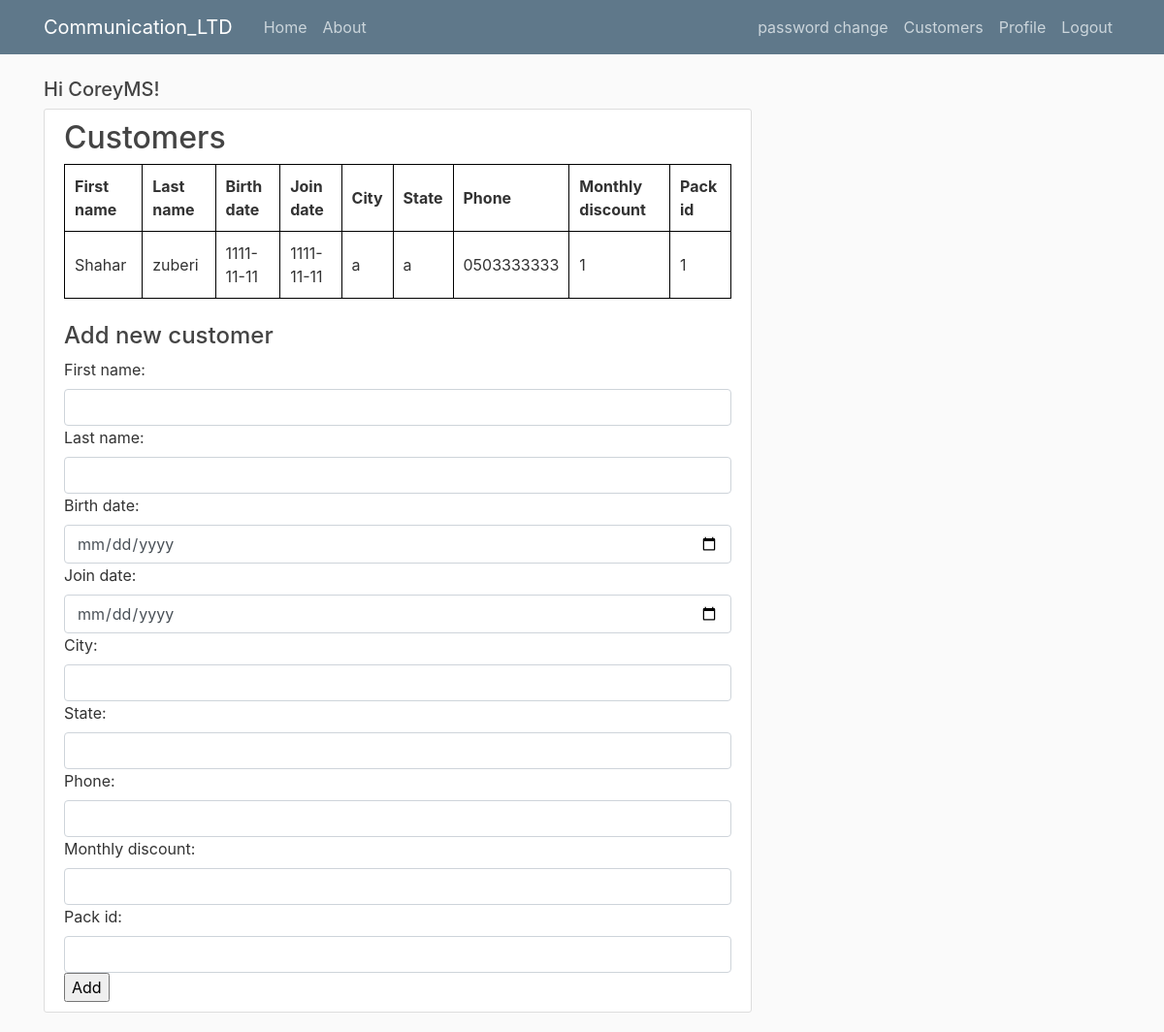
The page /customers/ (signed in) on the database its author committed.
### users/models.py (models this page shows, shortened)
class Customer(models.Model):
    first_name = models.CharField(max_length=100)
    last_name = models.CharField(max_length=100)
    birth_date = models.CharField(max_length=100)
    join_date = models.CharField(max_length=100)
    city = models.CharField(max_length=100)
    state = models.CharField(max_length=100)
    phone = models.CharField(max_length=100)
    monthly_discount = models.IntegerField()
    pack_id = models.IntegerField()

### users/views.py (the view)
# urls.py: path('', user_views.customers, name='blog-home'),
@login_required()
def customers(request):
    if request.method == 'POST':        # If user added new customer
        form = CustomerRegistrationForm(request.POST)
        if form.is_valid():
            new_customer =  Customer(   first_name = form.cleaned_data['first_name'],
                                        last_name = form.cleaned_data['last_name'],
                                        birth_date = form.cleaned_data['birth_date'],
                                        join_date = form.cleaned_data['join_date'],
                                        city = form.cleaned_data['city'],
                                        state = form.cleaned_data['state'],
                                        phone = form.cleaned_data['phone'],
                                        monthly_discount = form.cleaned_data['monthly_discount'],
                                        pack_id = form.cleaned_data['pack_id'])
            new_customer.save()
            form = CustomerRegistrationForm()
    else:        # If user just opened the customers page - we give him an empty page
        form = CustomerRegistrationForm()
    list_of_customers = Customer.objects.all()
    return render(request, 'users/customers.html', {'customers': list_of_customers, 'form': form})

### users/forms.py (shortened to what this page needs)
class CustomerRegistrationForm(forms.Form):
    first_name = forms.CharField(max_length=100)
    last_name = forms.CharField(max_length=100)
    birth_date = forms.CharField(max_length=100)# TODO: Replace with date format + migrate
    join_date = forms.CharField(max_length=100)
    city = forms.CharField(max_length=100)
    state = forms.CharField(max_length=100)
    phone = forms.CharField(max_length=100) # TODO: Check with Regular expression the format of phone
    monthly_discount = forms.IntegerField()
    pack_id = forms.IntegerField()

### users/templates/users/customers.html (shortened to what this page needs)
{% extends "blog/base.html" %}
{% load crispy_forms_tags %}
{% block content %}
<h5>Hi {{ user.username }}! </h5>
    <div class="content-section">
        <h2>Customers</h2>
        <table>
            <tr>
                <th>First name</th>
                <th>Last name</th>
                <th>Birth date</th>
                <th>Join date</th>
                <th>City</th>
                <th>State</th>
                <th>Phone</th>
                <th>Monthly discount</th>
                <th>Pack id</th>
              </tr>
        {% for customer in customers %}
            <tr>
                <td>{{ customer.first_name }}</td>
                <td>{{ customer.last_name }}</td>
                <td>{{ customer.birth_date }}</td>
                <td>{{ customer.join_date }}</td>
                <td>{{ customer.city }}</td>
                <td>{{ customer.state }}</td>
                <td>{{ customer.phone }}</td>
                <td>{{ customer.monthly_discount }}</td>
                <td>{{ customer.pack_id }}</td>
            </tr>
        {% endfor %}
        </table>
        <h4>Add new customer</h4>
        <form method="post">
            {% if 'first_name' in form.errors.keys %}
            <label>First name: </label><label style="color:red">{{ form.first_name.errors }}</label>
            {% else %}
            <label>First name: </label>
            {% endif %}
            <input type="text" name="first_name" value="{{form.first_name.value|default_if_none:''}}" class="textinput textInput form-control"/>
            {% if 'last_name' in form.errors.keys %}
            <label>Last name: </label><label style="color:red">{{ form.last_name.errors }}</label>
            {% else %}
            <label>Last name: </label>
            {% endif %}
            <input type="text" name="last_name" value="{{form.last_name.value|default_if_none:''}}" class="textinput textInput form-control"/>
            {% if 'birth_date' in form.errors.keys %}
            <label>Birth date: </label><label style="color:red">{{ form.birth_date.errors }}</label>
            {% else %}
            <label>Birth date: </label>
            {% endif %}
            <input type="date" name="birth_date" value="{{form.birth_date.value|default_if_none:''}}" class="textinput textInput form-control"/>
            {% if 'join_date' in form.errors.keys %}
            <label>Join date: </label><label style="color:red">{{ form.join_date.errors }}</label>
             {% else %}
            <label>Join date: </label>
            {% endif %}
            <input type="date" name="join_date" value="{{form.join_date.value|default_if_none:''}}" class="textinput textInput form-control"/>
            {% if 'city' in form.errors.keys %}
            <label>City: </label><label style="color:red">{{ form.city.errors }}</label>
            {% else %}
            <label>City: </label>
            {% endif %}
            <input type="text" name="city" value="{{form.city.value|default_if_none:''}}" class="textinput textInput form-control"/>
            {% if 'state' in form.errors.keys %}
            <label>State: </label><label style="color:red">{{ form.state.errors }}</label>
            {% else %}
            <label>State: </label>
            {% endif %}
            <input type="text" name="state" value="{{form.state.value|default_if_none:''}}" class="textinput textInput form-control"/>
            {% if 'phone' in form.errors.keys %}
            <label>Phone: </label><label style="color:red">{{ form.phone.errors }}</label>
            {% else %}
            <label>Phone: </label>
            {% endif %}
            <input type="text" name="phone" value="{{form.phone.value|default_if_none:''}}" class="textinput textInput form-control"/>
            {% if 'monthly_discount' in form.errors.keys %}
            <label>Monthly discount: </label><label style="color:red">{{ form.monthly_discount.errors }}</label>
            {% else %}
            <label>Monthly discount: </label>
            {% endif %}
            <input type="text" name="monthly_discount" value="{{form.monthly_discount.value|default_if_none:''}}" class="textinput textInput form-control"/>
            {% if 'pack_id' in form.errors.keys %}
            <label>Pack id: </label><label style="color:red">{{ form.pack_id.errors }}</label>
            {% else %}
            <label>Pack id: </label>
            {% endif %}
            <input type="text" name="pack_id" value="{{form.pack_id.value|default_if_none:''}}" class="textinput textInput form-control"/>
            <input type="submit" value="Add">
        </form>
    </div>
{% endblock content %}

### blog/static/blog/main.css (style rules this page uses)
body { background: #fafafa; color: #333333; margin-top: 5rem; }
h1, h2, h3, h4, h5, h6 { color: #444444; }
.content-section { background: #ffffff; padding: 10px 20px; border: 1px solid #dddddd; border-radius: 3px; margin-bottom: 20px; }

### blog/templates/blog/base.html (style rules this page uses)
table, th, td { border: 1px solid black; border-collapse: collapse; }
th, td { padding: 10px; }

### rows shown on the page
Customer: first_name "Shahar", last_name "zuberi", birth_date "1111-11-11", join_date "1111-11-11", city "a", state "a", phone "0503333333", monthly_discount "1", pack_id "1"

### other values the page prints
{{ user.username }} "CoreyMS"
